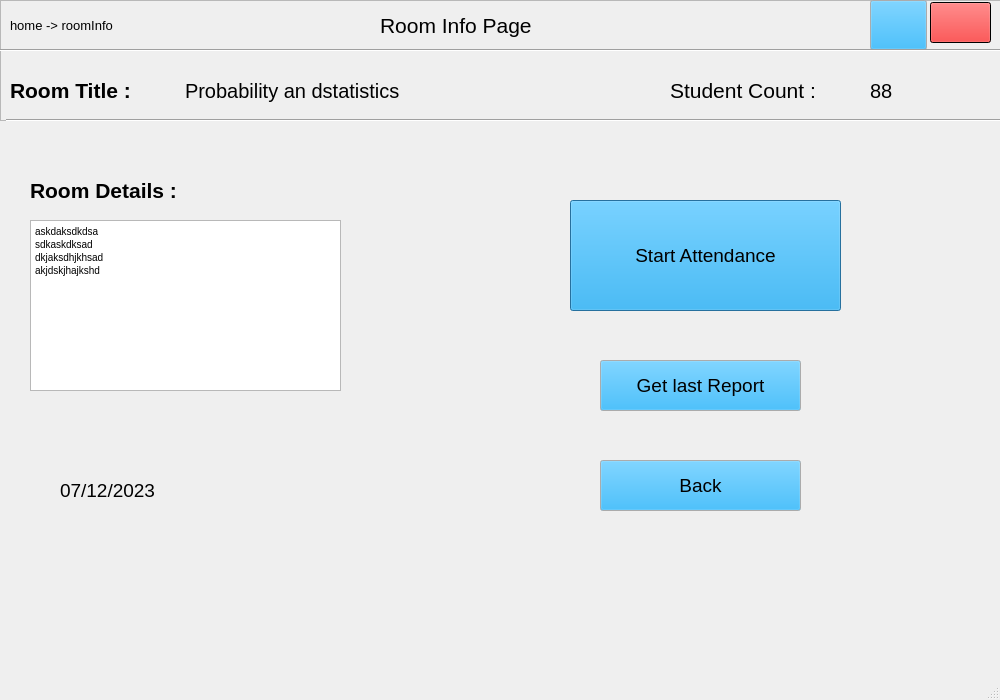
<?xml version="1.0" encoding="UTF-8"?>
<ui version="4.0">
 <class>a</class>
 <widget class="QMainWindow" name="a">
  <property name="geometry">
   <rect>
    <x>0</x>
    <y>0</y>
    <width>1000</width>
    <height>700</height>
   </rect>
  </property>
  <property name="palette">
   <palette>
    <active>
     <colorrole role="Button">
      <brush brushstyle="SolidPattern">
       <color alpha="255">
        <red>0</red>
        <green>170</green>
        <blue>255</blue>
       </color>
      </brush>
     </colorrole>
     <colorrole role="Base">
      <brush brushstyle="SolidPattern">
       <color alpha="255">
        <red>238</red>
        <green>238</green>
        <blue>0</blue>
       </color>
      </brush>
     </colorrole>
    </active>
    <inactive>
     <colorrole role="Button">
      <brush brushstyle="SolidPattern">
       <color alpha="255">
        <red>0</red>
        <green>170</green>
        <blue>255</blue>
       </color>
      </brush>
     </colorrole>
     <colorrole role="Base">
      <brush brushstyle="SolidPattern">
       <color alpha="255">
        <red>238</red>
        <green>238</green>
        <blue>0</blue>
       </color>
      </brush>
     </colorrole>
    </inactive>
    <disabled>
     <colorrole role="Button">
      <brush brushstyle="SolidPattern">
       <color alpha="255">
        <red>0</red>
        <green>170</green>
        <blue>255</blue>
       </color>
      </brush>
     </colorrole>
     <colorrole role="Base">
      <brush brushstyle="SolidPattern">
       <color alpha="255">
        <red>238</red>
        <green>238</green>
        <blue>0</blue>
       </color>
      </brush>
     </colorrole>
    </disabled>
   </palette>
  </property>
  <property name="focusPolicy">
   <enum>Qt::WheelFocus</enum>
  </property>
  <property name="windowTitle">
   <string>attendance</string>
  </property>
  <property name="tabShape">
   <enum>QTabWidget::Rounded</enum>
  </property>
  <widget class="QWidget" name="centralwidget">
   <widget class="Line" name="Horizontal_line_at_top_1">
    <property name="geometry">
     <rect>
      <x>0</x>
      <y>42</y>
      <width>1001</width>
      <height>16</height>
     </rect>
    </property>
    <property name="orientation">
     <enum>Qt::Horizontal</enum>
    </property>
   </widget>
   <widget class="QLabel" name="navigation_bar">
    <property name="geometry">
     <rect>
      <x>10</x>
      <y>10</y>
      <width>151</width>
      <height>31</height>
     </rect>
    </property>
    <property name="font">
     <font>
      <pointsize>10</pointsize>
     </font>
    </property>
    <property name="text">
     <string>home -&gt; roomInfo</string>
    </property>
   </widget>
   <widget class="Line" name="Horizontal_line_at_top_2">
    <property name="geometry">
     <rect>
      <x>6</x>
      <y>112</y>
      <width>1001</width>
      <height>16</height>
     </rect>
    </property>
    <property name="orientation">
     <enum>Qt::Horizontal</enum>
    </property>
   </widget>
   <widget class="QLabel" name="room_title_heading">
    <property name="geometry">
     <rect>
      <x>10</x>
      <y>60</y>
      <width>171</width>
      <height>61</height>
     </rect>
    </property>
    <property name="font">
     <font>
      <pointsize>16</pointsize>
      <weight>75</weight>
      <bold>true</bold>
     </font>
    </property>
    <property name="text">
     <string>Room Title : </string>
    </property>
   </widget>
   <widget class="QLabel" name="room_name">
    <property name="geometry">
     <rect>
      <x>185</x>
      <y>60</y>
      <width>351</width>
      <height>61</height>
     </rect>
    </property>
    <property name="font">
     <font>
      <pointsize>15</pointsize>
     </font>
    </property>
    <property name="text">
     <string>Probability an dstatistics</string>
    </property>
   </widget>
   <widget class="QLabel" name="memebr_count_heading">
    <property name="geometry">
     <rect>
      <x>670</x>
      <y>60</y>
      <width>201</width>
      <height>61</height>
     </rect>
    </property>
    <property name="font">
     <font>
      <pointsize>16</pointsize>
     </font>
    </property>
    <property name="text">
     <string>Student Count :</string>
    </property>
   </widget>
   <widget class="QLabel" name="total_students">
    <property name="geometry">
     <rect>
      <x>870</x>
      <y>60</y>
      <width>51</width>
      <height>61</height>
     </rect>
    </property>
    <property name="font">
     <font>
      <pointsize>15</pointsize>
     </font>
    </property>
    <property name="text">
     <string>88</string>
    </property>
   </widget>
   <widget class="QLabel" name="m_user_icon_image_box">
    <property name="geometry">
     <rect>
      <x>940</x>
      <y>60</y>
      <width>51</width>
      <height>51</height>
     </rect>
    </property>
    <property name="text">
     <string/>
    </property>
    <property name="pixmap">
     <pixmap>../../../../../Downloads/multiple_user_icon.png</pixmap>
    </property>
    <property name="scaledContents">
     <bool>true</bool>
    </property>
   </widget>
   <widget class="QPushButton" name="hamburger_button">
    <property name="geometry">
     <rect>
      <x>930</x>
      <y>2</y>
      <width>61</width>
      <height>41</height>
     </rect>
    </property>
    <property name="palette">
     <palette>
      <active>
       <colorrole role="WindowText">
        <brush brushstyle="SolidPattern">
         <color alpha="255">
          <red>255</red>
          <green>0</green>
          <blue>0</blue>
         </color>
        </brush>
       </colorrole>
       <colorrole role="Button">
        <brush brushstyle="SolidPattern">
         <color alpha="255">
          <red>255</red>
          <green>0</green>
          <blue>0</blue>
         </color>
        </brush>
       </colorrole>
       <colorrole role="Midlight">
        <brush brushstyle="SolidPattern">
         <color alpha="255">
          <red>0</red>
          <green>0</green>
          <blue>0</blue>
         </color>
        </brush>
       </colorrole>
       <colorrole role="Dark">
        <brush brushstyle="SolidPattern">
         <color alpha="255">
          <red>255</red>
          <green>0</green>
          <blue>0</blue>
         </color>
        </brush>
       </colorrole>
       <colorrole role="Text">
        <brush brushstyle="SolidPattern">
         <color alpha="255">
          <red>0</red>
          <green>0</green>
          <blue>0</blue>
         </color>
        </brush>
       </colorrole>
       <colorrole role="ButtonText">
        <brush brushstyle="SolidPattern">
         <color alpha="255">
          <red>255</red>
          <green>0</green>
          <blue>0</blue>
         </color>
        </brush>
       </colorrole>
       <colorrole role="Base">
        <brush brushstyle="SolidPattern">
         <color alpha="255">
          <red>0</red>
          <green>0</green>
          <blue>0</blue>
         </color>
        </brush>
       </colorrole>
       <colorrole role="Window">
        <brush brushstyle="SolidPattern">
         <color alpha="255">
          <red>0</red>
          <green>0</green>
          <blue>0</blue>
         </color>
        </brush>
       </colorrole>
       <colorrole role="Shadow">
        <brush brushstyle="SolidPattern">
         <color alpha="255">
          <red>0</red>
          <green>0</green>
          <blue>0</blue>
         </color>
        </brush>
       </colorrole>
       <colorrole role="AlternateBase">
        <brush brushstyle="SolidPattern">
         <color alpha="255">
          <red>0</red>
          <green>0</green>
          <blue>0</blue>
         </color>
        </brush>
       </colorrole>
       <colorrole role="PlaceholderText">
        <brush brushstyle="SolidPattern">
         <color alpha="128">
          <red>0</red>
          <green>0</green>
          <blue>0</blue>
         </color>
        </brush>
       </colorrole>
      </active>
      <inactive>
       <colorrole role="WindowText">
        <brush brushstyle="SolidPattern">
         <color alpha="255">
          <red>255</red>
          <green>0</green>
          <blue>0</blue>
         </color>
        </brush>
       </colorrole>
       <colorrole role="Button">
        <brush brushstyle="SolidPattern">
         <color alpha="255">
          <red>255</red>
          <green>0</green>
          <blue>0</blue>
         </color>
        </brush>
       </colorrole>
       <colorrole role="Midlight">
        <brush brushstyle="SolidPattern">
         <color alpha="255">
          <red>0</red>
          <green>0</green>
          <blue>0</blue>
         </color>
        </brush>
       </colorrole>
       <colorrole role="Dark">
        <brush brushstyle="SolidPattern">
         <color alpha="255">
          <red>255</red>
          <green>0</green>
          <blue>0</blue>
         </color>
        </brush>
       </colorrole>
       <colorrole role="Text">
        <brush brushstyle="SolidPattern">
         <color alpha="255">
          <red>0</red>
          <green>0</green>
          <blue>0</blue>
         </color>
        </brush>
       </colorrole>
       <colorrole role="ButtonText">
        <brush brushstyle="SolidPattern">
         <color alpha="255">
          <red>255</red>
          <green>0</green>
          <blue>0</blue>
         </color>
        </brush>
       </colorrole>
       <colorrole role="Base">
        <brush brushstyle="SolidPattern">
         <color alpha="255">
          <red>0</red>
          <green>0</green>
          <blue>0</blue>
         </color>
        </brush>
       </colorrole>
       <colorrole role="Window">
        <brush brushstyle="SolidPattern">
         <color alpha="255">
          <red>0</red>
          <green>0</green>
          <blue>0</blue>
         </color>
        </brush>
       </colorrole>
       <colorrole role="Shadow">
        <brush brushstyle="SolidPattern">
         <color alpha="255">
          <red>0</red>
          <green>0</green>
          <blue>0</blue>
         </color>
        </brush>
       </colorrole>
       <colorrole role="AlternateBase">
        <brush brushstyle="SolidPattern">
         <color alpha="255">
          <red>0</red>
          <green>0</green>
          <blue>0</blue>
         </color>
        </brush>
       </colorrole>
       <colorrole role="PlaceholderText">
        <brush brushstyle="SolidPattern">
         <color alpha="128">
          <red>0</red>
          <green>0</green>
          <blue>0</blue>
         </color>
        </brush>
       </colorrole>
      </inactive>
      <disabled>
       <colorrole role="WindowText">
        <brush brushstyle="SolidPattern">
         <color alpha="255">
          <red>255</red>
          <green>0</green>
          <blue>0</blue>
         </color>
        </brush>
       </colorrole>
       <colorrole role="Button">
        <brush brushstyle="SolidPattern">
         <color alpha="255">
          <red>255</red>
          <green>0</green>
          <blue>0</blue>
         </color>
        </brush>
       </colorrole>
       <colorrole role="Midlight">
        <brush brushstyle="SolidPattern">
         <color alpha="255">
          <red>0</red>
          <green>0</green>
          <blue>0</blue>
         </color>
        </brush>
       </colorrole>
       <colorrole role="Dark">
        <brush brushstyle="SolidPattern">
         <color alpha="255">
          <red>255</red>
          <green>0</green>
          <blue>0</blue>
         </color>
        </brush>
       </colorrole>
       <colorrole role="Text">
        <brush brushstyle="SolidPattern">
         <color alpha="255">
          <red>255</red>
          <green>0</green>
          <blue>0</blue>
         </color>
        </brush>
       </colorrole>
       <colorrole role="ButtonText">
        <brush brushstyle="SolidPattern">
         <color alpha="255">
          <red>255</red>
          <green>0</green>
          <blue>0</blue>
         </color>
        </brush>
       </colorrole>
       <colorrole role="Base">
        <brush brushstyle="SolidPattern">
         <color alpha="255">
          <red>0</red>
          <green>0</green>
          <blue>0</blue>
         </color>
        </brush>
       </colorrole>
       <colorrole role="Window">
        <brush brushstyle="SolidPattern">
         <color alpha="255">
          <red>0</red>
          <green>0</green>
          <blue>0</blue>
         </color>
        </brush>
       </colorrole>
       <colorrole role="Shadow">
        <brush brushstyle="SolidPattern">
         <color alpha="255">
          <red>0</red>
          <green>0</green>
          <blue>0</blue>
         </color>
        </brush>
       </colorrole>
       <colorrole role="AlternateBase">
        <brush brushstyle="SolidPattern">
         <color alpha="255">
          <red>0</red>
          <green>0</green>
          <blue>0</blue>
         </color>
        </brush>
       </colorrole>
       <colorrole role="PlaceholderText">
        <brush brushstyle="SolidPattern">
         <color alpha="128">
          <red>0</red>
          <green>0</green>
          <blue>0</blue>
         </color>
        </brush>
       </colorrole>
      </disabled>
     </palette>
    </property>
    <property name="font">
     <font>
      <pointsize>16</pointsize>
     </font>
    </property>
    <property name="text">
     <string/>
    </property>
    <property name="icon">
     <iconset>
      <normaloff>../assets/hamburgerr.png</normaloff>../assets/hamburgerr.png</iconset>
    </property>
    <property name="iconSize">
     <size>
      <width>80</width>
      <height>60</height>
     </size>
    </property>
   </widget>
   <widget class="QFrame" name="background_frame_top_1">
    <property name="geometry">
     <rect>
      <x>0</x>
      <y>0</y>
      <width>1001</width>
      <height>51</height>
     </rect>
    </property>
    <property name="palette">
     <palette>
      <active>
       <colorrole role="Light">
        <brush brushstyle="SolidPattern">
         <color alpha="255">
          <red>226</red>
          <green>226</green>
          <blue>0</blue>
         </color>
        </brush>
       </colorrole>
       <colorrole role="Base">
        <brush brushstyle="SolidPattern">
         <color alpha="255">
          <red>255</red>
          <green>255</green>
          <blue>255</blue>
         </color>
        </brush>
       </colorrole>
       <colorrole role="HighlightedText">
        <brush brushstyle="SolidPattern">
         <color alpha="255">
          <red>255</red>
          <green>255</green>
          <blue>0</blue>
         </color>
        </brush>
       </colorrole>
      </active>
      <inactive>
       <colorrole role="Light">
        <brush brushstyle="SolidPattern">
         <color alpha="255">
          <red>226</red>
          <green>226</green>
          <blue>0</blue>
         </color>
        </brush>
       </colorrole>
       <colorrole role="Base">
        <brush brushstyle="SolidPattern">
         <color alpha="255">
          <red>255</red>
          <green>255</green>
          <blue>255</blue>
         </color>
        </brush>
       </colorrole>
       <colorrole role="HighlightedText">
        <brush brushstyle="SolidPattern">
         <color alpha="255">
          <red>255</red>
          <green>255</green>
          <blue>0</blue>
         </color>
        </brush>
       </colorrole>
      </inactive>
      <disabled>
       <colorrole role="Light">
        <brush brushstyle="SolidPattern">
         <color alpha="255">
          <red>226</red>
          <green>226</green>
          <blue>0</blue>
         </color>
        </brush>
       </colorrole>
       <colorrole role="Base">
        <brush brushstyle="SolidPattern">
         <color alpha="255">
          <red>240</red>
          <green>240</green>
          <blue>240</blue>
         </color>
        </brush>
       </colorrole>
       <colorrole role="HighlightedText">
        <brush brushstyle="SolidPattern">
         <color alpha="255">
          <red>255</red>
          <green>255</green>
          <blue>0</blue>
         </color>
        </brush>
       </colorrole>
      </disabled>
     </palette>
    </property>
    <property name="frameShape">
     <enum>QFrame::StyledPanel</enum>
    </property>
    <property name="frameShadow">
     <enum>QFrame::Raised</enum>
    </property>
    <widget class="QLabel" name="Hazirio_logo_atTop">
     <property name="geometry">
      <rect>
       <x>380</x>
       <y>10</y>
       <width>221</width>
       <height>31</height>
      </rect>
     </property>
     <property name="palette">
      <palette>
       <active>
        <colorrole role="Base">
         <brush brushstyle="SolidPattern">
          <color alpha="255">
           <red>255</red>
           <green>240</green>
           <blue>24</blue>
          </color>
         </brush>
        </colorrole>
       </active>
       <inactive>
        <colorrole role="Base">
         <brush brushstyle="SolidPattern">
          <color alpha="255">
           <red>255</red>
           <green>240</green>
           <blue>24</blue>
          </color>
         </brush>
        </colorrole>
       </inactive>
       <disabled>
        <colorrole role="Base">
         <brush brushstyle="SolidPattern">
          <color alpha="255">
           <red>240</red>
           <green>240</green>
           <blue>240</blue>
          </color>
         </brush>
        </colorrole>
       </disabled>
      </palette>
     </property>
     <property name="font">
      <font>
       <pointsize>16</pointsize>
      </font>
     </property>
     <property name="text">
      <string>Room Info Page</string>
     </property>
    </widget>
   </widget>
   <widget class="QPushButton" name="start_attendance_button">
    <property name="geometry">
     <rect>
      <x>570</x>
      <y>200</y>
      <width>271</width>
      <height>111</height>
     </rect>
    </property>
    <property name="palette">
     <palette>
      <active>
       <colorrole role="Base">
        <brush brushstyle="SolidPattern">
         <color alpha="255">
          <red>0</red>
          <green>170</green>
          <blue>255</blue>
         </color>
        </brush>
       </colorrole>
      </active>
      <inactive>
       <colorrole role="Base">
        <brush brushstyle="SolidPattern">
         <color alpha="255">
          <red>0</red>
          <green>170</green>
          <blue>255</blue>
         </color>
        </brush>
       </colorrole>
      </inactive>
      <disabled>
       <colorrole role="Base">
        <brush brushstyle="SolidPattern">
         <color alpha="255">
          <red>238</red>
          <green>238</green>
          <blue>0</blue>
         </color>
        </brush>
       </colorrole>
      </disabled>
     </palette>
    </property>
    <property name="font">
     <font>
      <pointsize>14</pointsize>
     </font>
    </property>
    <property name="focusPolicy">
     <enum>Qt::ClickFocus</enum>
    </property>
    <property name="acceptDrops">
     <bool>true</bool>
    </property>
    <property name="text">
     <string>Start Attendance</string>
    </property>
    <property name="autoDefault">
     <bool>false</bool>
    </property>
    <property name="default">
     <bool>true</bool>
    </property>
    <property name="flat">
     <bool>false</bool>
    </property>
   </widget>
   <widget class="QPushButton" name="get_last_report_button">
    <property name="geometry">
     <rect>
      <x>600</x>
      <y>360</y>
      <width>201</width>
      <height>51</height>
     </rect>
    </property>
    <property name="font">
     <font>
      <pointsize>14</pointsize>
     </font>
    </property>
    <property name="text">
     <string>Get last Report</string>
    </property>
   </widget>
   <widget class="QPushButton" name="back_button">
    <property name="geometry">
     <rect>
      <x>600</x>
      <y>460</y>
      <width>201</width>
      <height>51</height>
     </rect>
    </property>
    <property name="font">
     <font>
      <pointsize>14</pointsize>
     </font>
    </property>
    <property name="text">
     <string>Back</string>
    </property>
   </widget>
   <widget class="QLabel" name="room_detail_heading">
    <property name="geometry">
     <rect>
      <x>30</x>
      <y>160</y>
      <width>291</width>
      <height>61</height>
     </rect>
    </property>
    <property name="font">
     <font>
      <pointsize>16</pointsize>
      <weight>75</weight>
      <bold>true</bold>
     </font>
    </property>
    <property name="text">
     <string>Room Details : </string>
    </property>
   </widget>
   <widget class="QTextBrowser" name="romm_details_self_write">
    <property name="geometry">
     <rect>
      <x>30</x>
      <y>220</y>
      <width>311</width>
      <height>171</height>
     </rect>
    </property>
    <property name="palette">
     <palette>
      <active>
       <colorrole role="Base">
        <brush brushstyle="SolidPattern">
         <color alpha="255">
          <red>255</red>
          <green>255</green>
          <blue>255</blue>
         </color>
        </brush>
       </colorrole>
      </active>
      <inactive>
       <colorrole role="Base">
        <brush brushstyle="SolidPattern">
         <color alpha="255">
          <red>255</red>
          <green>255</green>
          <blue>255</blue>
         </color>
        </brush>
       </colorrole>
      </inactive>
      <disabled>
       <colorrole role="Base">
        <brush brushstyle="SolidPattern">
         <color alpha="255">
          <red>238</red>
          <green>238</green>
          <blue>0</blue>
         </color>
        </brush>
       </colorrole>
      </disabled>
     </palette>
    </property>
    <property name="html">
     <string>&lt;!DOCTYPE HTML PUBLIC &quot;-//W3C//DTD HTML 4.0//EN&quot; &quot;http://www.w3.org/TR/REC-html40/strict.dtd&quot;&gt;
&lt;html&gt;&lt;head&gt;&lt;meta name=&quot;qrichtext&quot; content=&quot;1&quot; /&gt;&lt;style type=&quot;text/css&quot;&gt;
p, li { white-space: pre-wrap; }
&lt;/style&gt;&lt;/head&gt;&lt;body style=&quot; font-family:'MS Shell Dlg 2'; font-size:7.8pt; font-weight:400; font-style:normal;&quot;&gt;
&lt;p style=&quot; margin-top:0px; margin-bottom:0px; margin-left:0px; margin-right:0px; -qt-block-indent:0; text-indent:0px;&quot;&gt;askdaksdkdsa&lt;/p&gt;
&lt;p style=&quot; margin-top:0px; margin-bottom:0px; margin-left:0px; margin-right:0px; -qt-block-indent:0; text-indent:0px;&quot;&gt;sdkaskdksad&lt;/p&gt;
&lt;p style=&quot; margin-top:0px; margin-bottom:0px; margin-left:0px; margin-right:0px; -qt-block-indent:0; text-indent:0px;&quot;&gt;dkjaksdhjkhsad&lt;/p&gt;
&lt;p style=&quot; margin-top:0px; margin-bottom:0px; margin-left:0px; margin-right:0px; -qt-block-indent:0; text-indent:0px;&quot;&gt;akjdskjhajkshd&lt;/p&gt;
&lt;p style=&quot;-qt-paragraph-type:empty; margin-top:0px; margin-bottom:0px; margin-left:0px; margin-right:0px; -qt-block-indent:0; text-indent:0px;&quot;&gt;&lt;br /&gt;&lt;/p&gt;&lt;/body&gt;&lt;/html&gt;</string>
    </property>
   </widget>
   <widget class="QLabel" name="calender_icon">
    <property name="geometry">
     <rect>
      <x>190</x>
      <y>460</y>
      <width>71</width>
      <height>61</height>
     </rect>
    </property>
    <property name="text">
     <string/>
    </property>
    <property name="pixmap">
     <pixmap>../../../../../Downloads/calender.png</pixmap>
    </property>
    <property name="scaledContents">
     <bool>true</bool>
    </property>
   </widget>
   <widget class="QLabel" name="current_date_text">
    <property name="geometry">
     <rect>
      <x>60</x>
      <y>460</y>
      <width>131</width>
      <height>61</height>
     </rect>
    </property>
    <property name="font">
     <font>
      <pointsize>14</pointsize>
     </font>
    </property>
    <property name="text">
     <string>07/12/2023</string>
    </property>
   </widget>
   <widget class="QFrame" name="background_frame_top_2">
    <property name="geometry">
     <rect>
      <x>0</x>
      <y>50</y>
      <width>1001</width>
      <height>71</height>
     </rect>
    </property>
    <property name="frameShape">
     <enum>QFrame::StyledPanel</enum>
    </property>
    <property name="frameShadow">
     <enum>QFrame::Raised</enum>
    </property>
   </widget>
   <widget class="QPushButton" name="user_icon_button">
    <property name="geometry">
     <rect>
      <x>870</x>
      <y>0</y>
      <width>57</width>
      <height>50</height>
     </rect>
    </property>
    <property name="text">
     <string/>
    </property>
    <property name="icon">
     <iconset>
      <normaloff>../assets/user_icon.png</normaloff>../assets/user_icon.png</iconset>
    </property>
    <property name="iconSize">
     <size>
      <width>58</width>
      <height>54</height>
     </size>
    </property>
   </widget>
   <zorder>background_frame_top_1</zorder>
   <zorder>background_frame_top_2</zorder>
   <zorder>user_icon_button</zorder>
   <zorder>Horizontal_line_at_top_1</zorder>
   <zorder>navigation_bar</zorder>
   <zorder>Horizontal_line_at_top_2</zorder>
   <zorder>room_title_heading</zorder>
   <zorder>room_name</zorder>
   <zorder>memebr_count_heading</zorder>
   <zorder>total_students</zorder>
   <zorder>m_user_icon_image_box</zorder>
   <zorder>hamburger_button</zorder>
   <zorder>start_attendance_button</zorder>
   <zorder>get_last_report_button</zorder>
   <zorder>back_button</zorder>
   <zorder>room_detail_heading</zorder>
   <zorder>romm_details_self_write</zorder>
   <zorder>calender_icon</zorder>
   <zorder>current_date_text</zorder>
  </widget>
  <widget class="QMenuBar" name="menubar">
   <property name="geometry">
    <rect>
     <x>0</x>
     <y>0</y>
     <width>1000</width>
     <height>26</height>
    </rect>
   </property>
  </widget>
  <widget class="QStatusBar" name="statusbar"/>
 </widget>
 <resources/>
 <connections/>
</ui>
